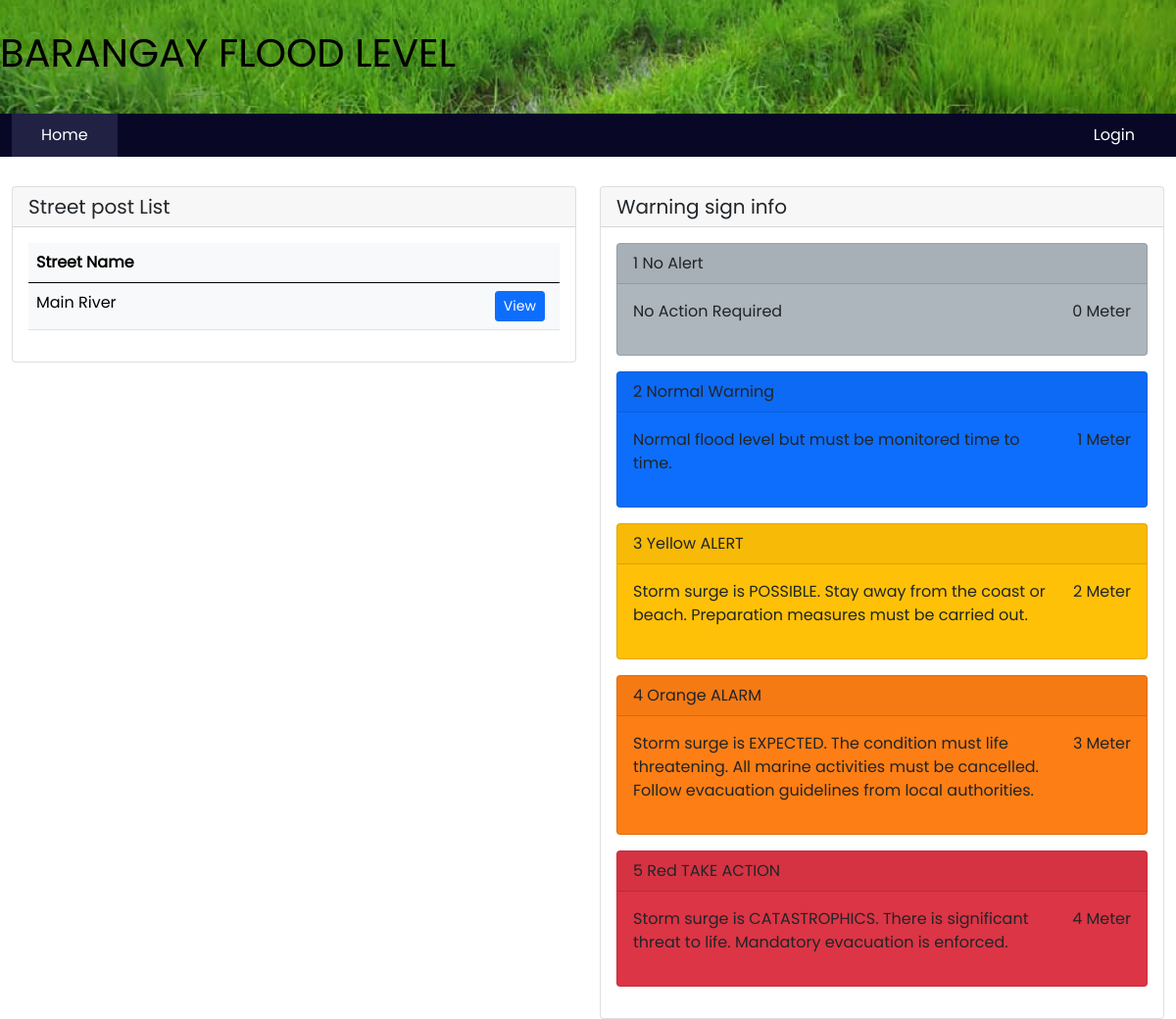
The page / on the database its author committed.
### tables this page shows
CREATE TABLE `street` (
  `street_id` int(11) NOT NULL,
  `sensor_id` int(11) NOT NULL,
  `street_name` varchar(255) NOT NULL,
  `location_x` int(11) NOT NULL,
  `location_y` int(11) NOT NULL
);

CREATE TABLE `warning` (
  `warning_id` int(11) NOT NULL,
  `sign_level` int(11) NOT NULL,
  `surge_name` varchar(255) NOT NULL,
  `info` longtext NOT NULL,
  `meter` int(11) NOT NULL,
  `color` varchar(7) NOT NULL
);

### index.php (the view, shortened to what this page needs)
<!DOCTYPE html>
<html lang="en">
<head>
    <link rel="stylesheet" href="css/bootstrap.min.css">
    <link rel="stylesheet" href="css/style.css">
</head>
<body>
    <header class="container-{breakpoint}">
        <div class="logo-wrapper d-flex align-item-center cover-image">
            <h1>
                <a href="index.php">
                    Barangay Flood Level
                </a>
            </h1>
        </div>
        <div class="container-fluid menu">
            <div class="container-{breakpoint}">
                <div class="d-flex menu-items">
                    <div class="active">
                        <a href="#">Home</a>
                    </div>
                    <div>
                        <a href="login.php">Login</a>
                    </div>
                </div>
            </div>
        </div>
    </header>
    <section>
    <div class="container-fluid">
        <div class="row">
        <div class="col-sm-6 mb-3 mb-sm-0">
            <div class="card">
                <h5 class="card-header">Street post List</h5>
                <div class="card-body">
                    <div class="table-responsive">
                            <table class="table table-light table-hover" id="user">
                                <thead>
                                    <tr>
                                        <th scope="col">Street Name</th>
                                        <th scope="col" style="width: 15%;text-align: center;"></th>
                                    </tr>
                                </thead>
                                <tbody>
                                    <?php
                                    include 'database/db.php';
                                    $sqluser =  mysqli_query($conn, "SELECT * FROM street");
                                    while($row = mysqli_fetch_assoc($sqluser)) {
                                    ?>
                                    <tr>
                                        <td><?=$row['street_name']?></td>
                                        <td>
                                            <center>
                                                <div class="btn-group btn-group-sm" role="group" aria-label="Basic mixed styles example">
                                                    <button type="button" class="btn btn-primary" data-bs-toggle="modal" data-bs-target="#edit-modal" data-id="<?=$row['street_id']?>" id="getUser">View</button>
                                                </div>
                                            </center>
                                        </td>
                                    </tr>
                                    <?php
                                    }
                                    ?>
                                </tbody>
                            </table>
                    </div>
                </div>
            </div>
        </div>
        <div class="col-sm-6">
            <div class="card">
                <h5 class="card-header">Warning sign info</h5>
                <div class="card-body">
                    <?php
                        $sqlnotif =  mysqli_query($conn, "SELECT * FROM warning ORDER BY sign_level ASC");
                        while($row = mysqli_fetch_assoc($sqlnotif)) {
                    ?>
                    <div class="card mb-3" style="background: <?=$row['color']?>;">
                        <div class="card-header">
                            <?=$row['sign_level']."\n".$row['surge_name']?>
                        </div>
                        <div class="card-body">
                            <p class="card-text" style="float: left; width: 85%;"><?=$row['info']?></p>
                            <p style="float: right;"><?=$row['meter']?> Meter</p>
                        </div>
                    </div>
                    <?php
                        }mysqli_close($conn);
                    ?>
                </div>
            </div>
        </div>
        </div>
    </div>
    </section>
</body>
</html>

### css/style.css (style rules this page uses)
* { font-family: 'poppins'; margin: 0; padding: 0; }
h1 a { color: #000; }
a { color: #fff; text-decoration: none; }
header .cover-image { background: url("image/60301793_2142609682442421_3730311342914011136_n.jpg"); background-size: cover; background-position: center; }
.logo-wrapper { text-transform: uppercase; padding: 30px 0px; }
.menu { background: #080826; }
.menu-items .active { background: #212144; }
.menu .menu-items a { text-decoration: none; padding: 10px 30px; display: block; }
.menu .menu-items { display: flex; justify-content: space-between; }
section { margin-top: 30px; }

### rows shown on the page
street: street_name "Main River"
warning: sign_level "1", surge_name "No Alert", info "No Action Required", meter "0"
warning: sign_level "2", surge_name "Normal Warning", info "Normal flood level but must be monitored time to time.", meter "1"
warning: sign_level "3", surge_name "Yellow ALERT", info "Storm surge is POSSIBLE. Stay away from the coast or beach. Preparation measures must be carried out.", meter "2"
warning: sign_level "4", surge_name "Orange ALARM", info "Storm surge is EXPECTED. The condition must life threatening. All marine activities must be cancelled. Follow evacuation guidelines from local authorities.", meter "3"
warning: sign_level "5", surge_name "Red TAKE ACTION", info "Storm surge is CATASTROPHICS. There is significant threat to life. Mandatory evacuation is enforced.", meter "4"
